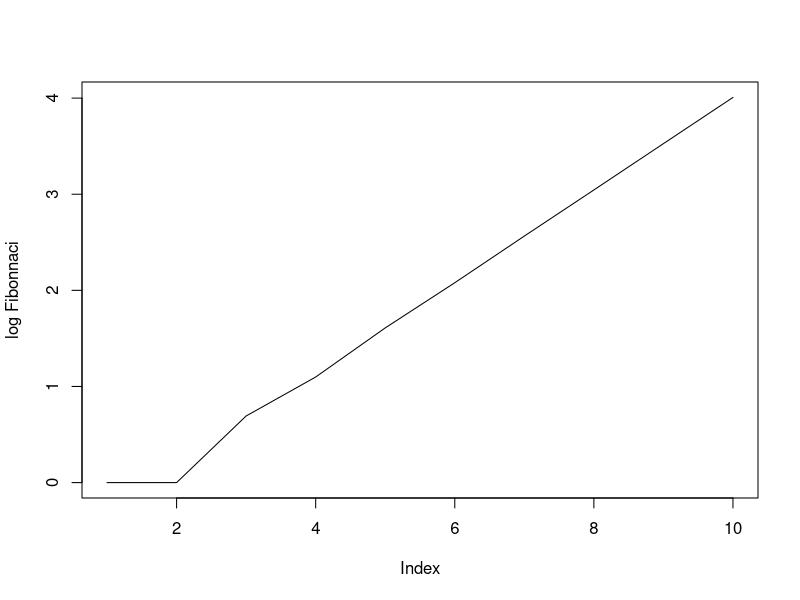

R code for this plot:
## ---- chunk 1
knitr::opts_knit$set(root.dir = 'C:/Users/neide/OneDrive/Documents/GitHub/BEwebinar/Data')
## ---- chunk 2
n <- 10
x <- rep(1,n)
for(i in 3:n) { x[i] <- x[i-1] + x[i-2] }
plot(ts(log(x)),xlab="Index",ylab="log Fibonnaci")
